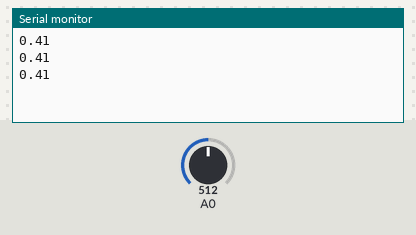
This sketch was run on a simulated Arduino Zero (SAMD21). Shown: the last lines printed to the serial monitor. Inputs (shaded band) come from the test bench; at power-on: A0 = 512.

Above: at 1.3 s.
1.4 s: A0 set to 716
At 1.9 s:
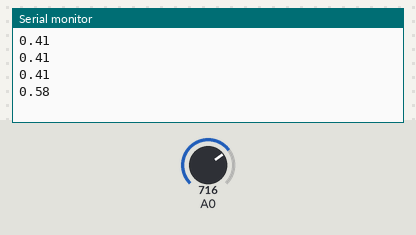
2.9 s: A0 set to 900
At 3.4 s:
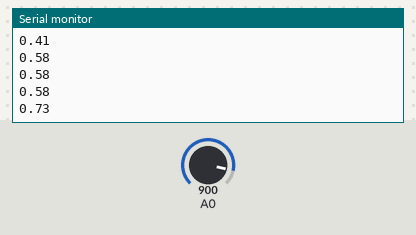
Timing chart, 0 to 5.9 s (numbered marks = the images above; inputs shaded):
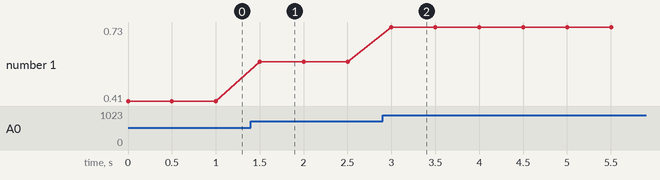

The sketch:

ep6-7.ino
```cpp
void setup() {
  Serial.begin(9600);
  analogWriteResolution(12);
  //10 = 1023, 11=2047, 12=4095, 13=8191, 14=16383, 15=32767, 16=65535
  //default is 12 bit

}

void loop() {
  int a = 0;
  a = analogRead(A0);
  double b = 0;

  b = (3.3/4096) * a;

  Serial.println(b);
  delay(500);

}
  //สูตรการคำนวณ ค่าแรงดันสูงสุดของอินพุต/ระดับความระเอียดของ ADC * ตัวเลขที่ได้จาก analogRead();
```

Measured:
- after the input at 1.4 s, the serial monitor: prints a new line after 0.10 s (image 1)
- after the input at 2.9 s, the serial monitor: prints a new line after 0.10 s (image 2)
- plotted number 1: 0.41 → 0.58 after the input at 1.4 s, 0.58 → 0.73 after the input at 2.9 s
